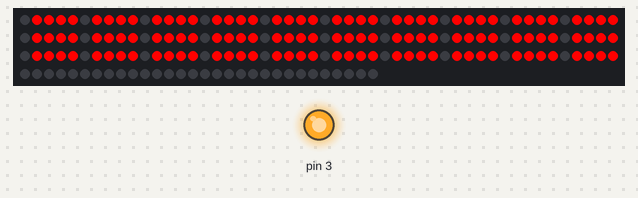
Bench run of a sketch on a simulated Arduino Uno, built with avr-gcc and run on an emulated ATmega328P. Shown: 180 RGB LEDs in strip order, left to right, continuing on the next row, output pins drawn as LEDs (lit = HIGH). Dim RGB values are drawn brighter than linear.

Above: at 10.12 s.
At 11.07 s:
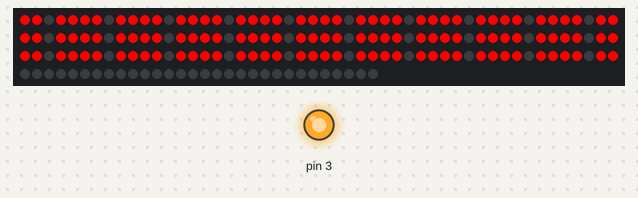
At 12.07 s:
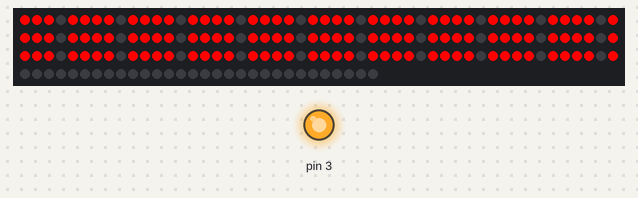
At 14.0 s:
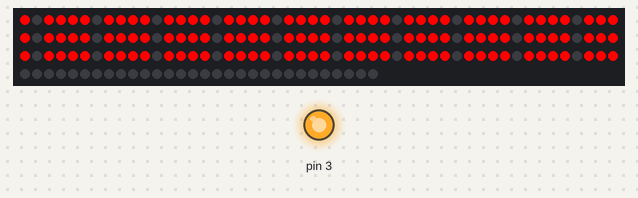
At 26.18 s:
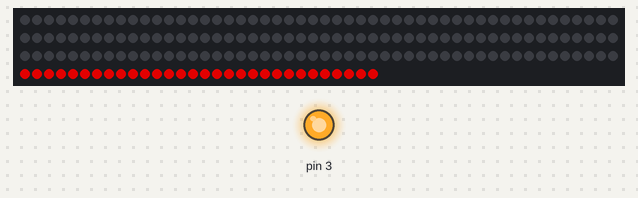
At 39.64 s:
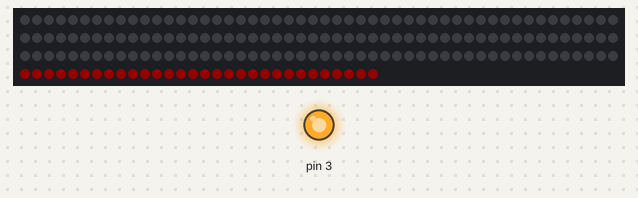

Measured:
- what the display in image 3 shows lasts 1.4 s, from 13.9 s to 15.3 s

The sketch:

donna.ino
```cpp
//FEMME - VERSION 1.1

/*  Code written by Paolo Cavagnolo for FREITAG - 17/10/2022


    3 MOMENTS:
    0 - FLASH!
    1 - Starts a beam of light - BEAM
    2 - Light segments - CIRC
    3 - Pulsing of the leds in the 'ventre' - VENTRE
*/

#define BEAM_SPEED 72
#define CIRC_SPEED 110
#define VENTRE_SPEED 2

#include <Adafruit_NeoPixel.h>
#ifdef __AVR__
#include <avr/power.h> // Required for 16 MHz Adafruit Trinket
#endif
#define PIN        6

#define NUMPIXELS 180 // Popular NeoPixel ring size
#define FLOWPIXELS 150

Adafruit_NeoPixel pixels(NUMPIXELS, PIN, NEO_GRB + NEO_KHZ800);

int i, j, w, zz, hh;

void setup() {

  digitalWrite(3, LOW);
  pinMode(3, OUTPUT);
  digitalWrite(3, LOW);

  pixels.begin();
  pixels.clear();
  pixels.show();

  delay(50);

  digitalWrite(3, HIGH);

  delay(50);

  //FLASH

  //  for (zz = 0; zz < 1; zz++) {
  //    for (hh = 0; hh < NUMPIXELS; hh++) {
  //      pixels.setPixelColor(hh, pixels.Color(255, 0, 0));
  //    }
  //    pixels.show();
  //    delay(500);
  //    pixels.clear();
  //    pixels.show();
  //  }


}

unsigned long dt_beam = 0;
unsigned long dt_circ = 0;
unsigned long dt_fade = 0;

uint8_t lval = 255;
int vval = 0;
int x = 1;

bool firstB = true;
bool firstA = true;

void loop() {


  if (millis() > 14000) {
    if (firstB) {
      for (hh = 255; hh >= 0; hh = hh - 2) {
        for (zz = 0; zz < FLOWPIXELS; zz++) {
          if ((zz+i) % 5 == 0) {
            pixels.setPixelColor(zz, pixels.Color(hh, 0, 0));
          }
        }
        pixels.show();
      }
      pixels.clear();
      pixels.show();
      firstB = false;
    }

    fade();

  }
  else if (millis() > 10000) {
    if (firstA) {
      for (i = 0; i < FLOWPIXELS; i++) {
        pixels.setPixelColor(i, pixels.Color(255, 0, 0));
      }
      pixels.show();
      firstA = false;
    }

    circ();

  }
  else {

    beam();

  }

}


void beam() {
  if ((millis() - dt_beam) > BEAM_SPEED) {
    dt_beam = millis();

    pixels.setPixelColor(i, pixels.Color(lval, 0, 0));
    pixels.show();

    i++;

    if (i > FLOWPIXELS) {
      lval = 0;
      i = 0;
    }

  }
}

void circ() {
  if ((millis() - dt_circ) > CIRC_SPEED) {
    dt_circ = millis();

    for (w = 0; w < FLOWPIXELS; w++) {
      if ((w + i) % 5 == 0) {
        pixels.setPixelColor(w, pixels.Color(0, 0, 0));
      }
      else {
        pixels.setPixelColor(w, pixels.Color(lval, 0, 0));
      }

    }
    pixels.show();

    i++;

    if (i >= 5) {
      i = 0;
    }

  }
}

void fade() {

  if ((millis() - dt_fade) > VENTRE_SPEED) {

    dt_fade = millis();

    if (vval >= 255) {
      x = -1;
    }
    if (vval <= 0) {
      x = 1;
    }

    vval = vval + x;

    for (j = FLOWPIXELS; j < NUMPIXELS; j++) {
      pixels.setPixelColor(j, pixels.Color(vval, 0, 0));
    }

    pixels.show();
  }
}
```
